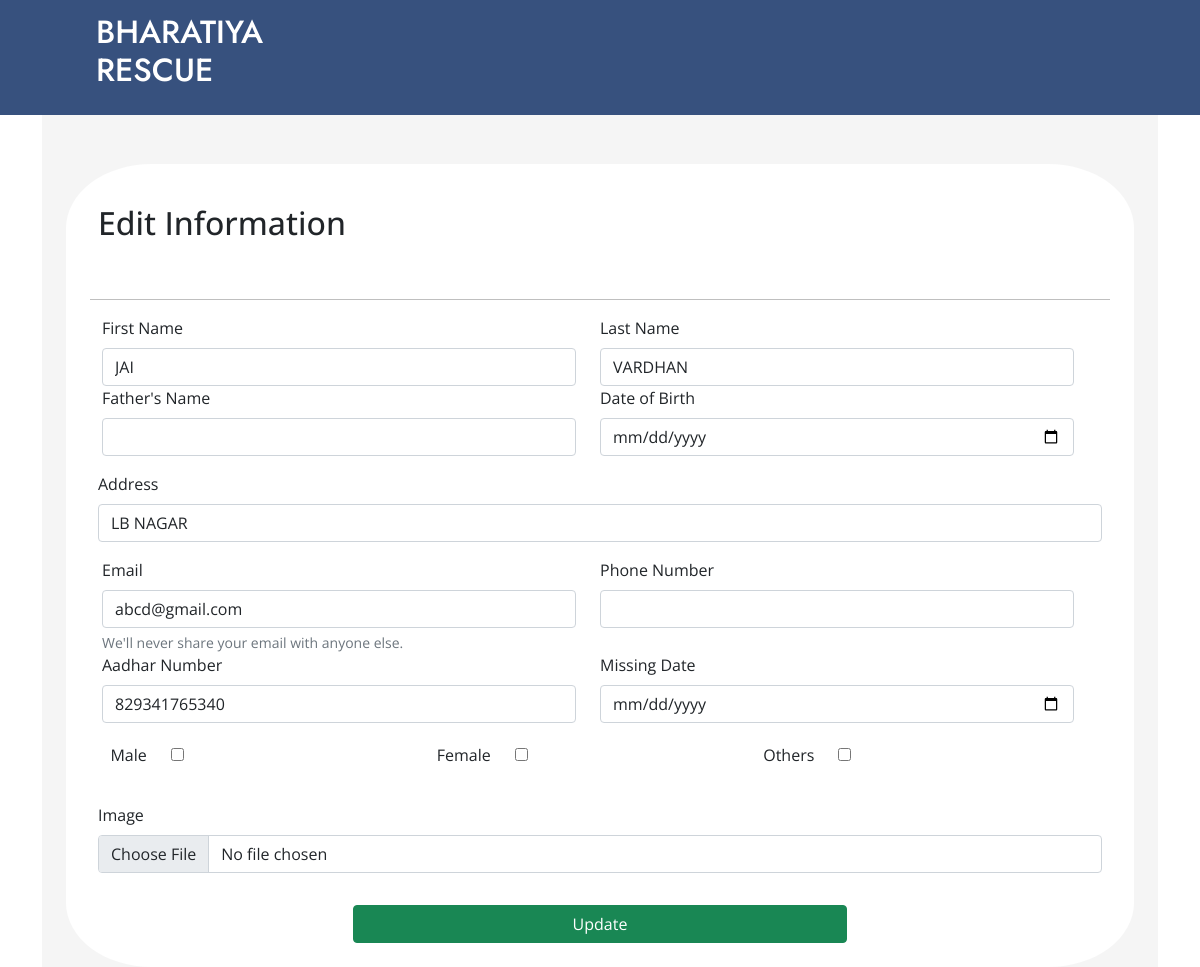
The page /update/14/ on the database its author committed.
### missingperson/models.py (models this page shows, shortened)
class MissingPerson(models.Model):
    GENDER_CHOICES = [
        ('Male', 'Male'),
        ('Female', 'Female'),
        ('Others', 'Others'),
    ]
    first_name = models.CharField(max_length=255)
    last_name = models.CharField(max_length=255)
    father_name = models.CharField(max_length=255)
    date_of_birth = models.DateField()
    address = models.TextField()
    email = models.EmailField()
    phone_number = models.CharField(max_length=10)  # Assuming a maximum of 15 digits for phone number
    aadhar_number = models.CharField(max_length=12, unique=True)  # Aadhar number is 12 digits and should be unique
    image = models.ImageField(upload_to='missing_persons/')  # Store images in a 'missing_persons' directory
    missing_from = models.DateField()
    gender = models.CharField(max_length=10, choices=GENDER_CHOICES)

### missingperson/views.py (the view, shortened to what this page needs)
# urls.py: path('update/<int:person_id>/',update_person, name='update_person'),
def update_person(request, person_id):
    person = get_object_or_404(MissingPerson, id=person_id)
    return render(request, 'edit.html', {'person': person})

### missingperson/templates/edit.html (shortened to what this page needs)
<!DOCTYPE html>
<html lang="en">
<head>
    <link href="https://cdn.jsdelivr.net/npm/bootstrap@5.0.2/dist/css/bootstrap.min.css" rel="stylesheet"
>
</head>
<body style="font-family: 'Open Sans', sans-serif;">
    <nav class="navbar navbar-expand-lg  navbar-dark bg-black py-2" style="background-color: #37517E;">
        <div class="container-fluid justify-content-between" style="font-family: 'Jost', sans-serif;padding-left: 8%;">
            <div class="d-flex">
              <a class="navbar-brand me-2 mb-1 d-flex align-items-center" href="/">
                <h2>BHARATIYA<br>RESCUE</h2>
              </a>
            </div>
        </div>
    </nav>
    <div class="container">
        <div class="right-column">
            <div class="container mt-5 mb-3" style="padding-top: 8%;">
                <form class="row g-3 p-4" method="POST" enctype="multipart/form-data" style="background-color: rgb(255, 255, 255);border-radius: 8%;padding-top: 5%;">
                    <h2>Edit Information</h2>
                    <hr color="black" style="color: rgb(0, 0, 0);">
                    <div class="row">
                        <div class="col">
                            <label for="first_name" class="form-label">First Name</label>
                            <input type="text" value = "{{person.first_name}}" name="first_name" class="form-control" >
                        </div>
                        <div class="col">
                            <label for="last_name" class="form-label">Last Name</label>
                            <input type="text" value = "{{person.last_name}}" name="last_name" class="form-control" >
                        </div>
                    </div>
                    <div class="row">
                    <div class="col">
                        <label for="fathers_name" class="form-label">Father's Name</label>
                        <input type="text" value = "{{person.fathers_name}}" name="fathers_name" class="form-control" >
                    </div>
                    <div class="col">
                        <label for="dob" class="form-label">Date of Birth</label>
                        <input type="date" value = "{{person.dob}}" name="dob" class="form-control" >
                    </div>
                    </div>
                    <div class="mb-3">
                        <label for="address" class="form-label">Address</label>
                        <input type="text" name="address" value = "{{person.address}}" class="form-control" >
                    </div>
                    <div class="row">
                    <div class="col">
                        <label for="email" class="form-label">Email</label>
                        <input type="email" name="email" value = "{{ person.email }}" class="form-control" >
                        <div id="emailHelp" class="form-text">We'll never share your email with anyone else.</div>
                    </div>
                    <div class="col">
                        <label for="phonenum" class="form-label">Phone Number</label>
                        <input type="number" name="phonenum" value = "{{ person.phonenum }}" class="form-control" >
                    </div>
                    </div>
                    <div class="row">
                        <div class="col">
                            <label for="aadhar_number" class="form-label">Aadhar Number</label>
                            <input type="number" name="aadhar_number" value = "{{ person.aadhar_number }}" class="form-control" >
                        </div>
                        <div class="col">
                            <label for="missing_date" class="form-label">Missing Date</label>
                            <input type="date" name="missing_date" value = "{{ person.missing_date }}" class="form-control" >
                        </div>
                    </div>
                        <div class="row" style="padding: 2%;">
                        <div class="col">
                        <label class="checkbox-label" for="male">Male</label>
                        <input type="checkbox" id="male" name="gender" value = "{{ person.gender }}">
                        </div>
                        <div class="col">
                        <label class="checkbox-label" for="female">Female</label>
                        <input type="checkbox" id="female" name="gender" value = "{{ person.gender }}">
                        </div>
                        <div class="col">
                        <label class="checkbox-label" for="others">Others</label>
                        <input type="checkbox" id="others" name="gender" value = "{{ person.gender  }}">
                        </div>
                    </div>
                        <div class="mb-3">
                            <label for="exampleInputPassword1" class="form-label"> Image</label>
                            <input type= "file" name = "image" class="form-control">
                        </div>
                        <div class="d-grid gap-2 col-6 mx-auto">
                            <button type="submit" class="btn btn-success">Update</button>
                        </div>
                </form>
            </div>
        </div>
    </div>
</body>
</html>

### missingperson/templates/edit.html (style rules this page uses)
label.checkbox-label { display: inline-block; margin-right: 20px; }
.container { display: flex; align-items: center; justify-content: center; height: 100vh; }
.right-column { flex: 1; padding: 20px; background-color: #f5f5f5; }
form { background-color: #ffffff; padding: 20px; border-radius: 8px; }

### rows shown on the page
MissingPerson: first_name "JAI", last_name "VARDHAN", address "LB NAGAR", email "abcd@gmail.com", aadhar_number "829341765340"
